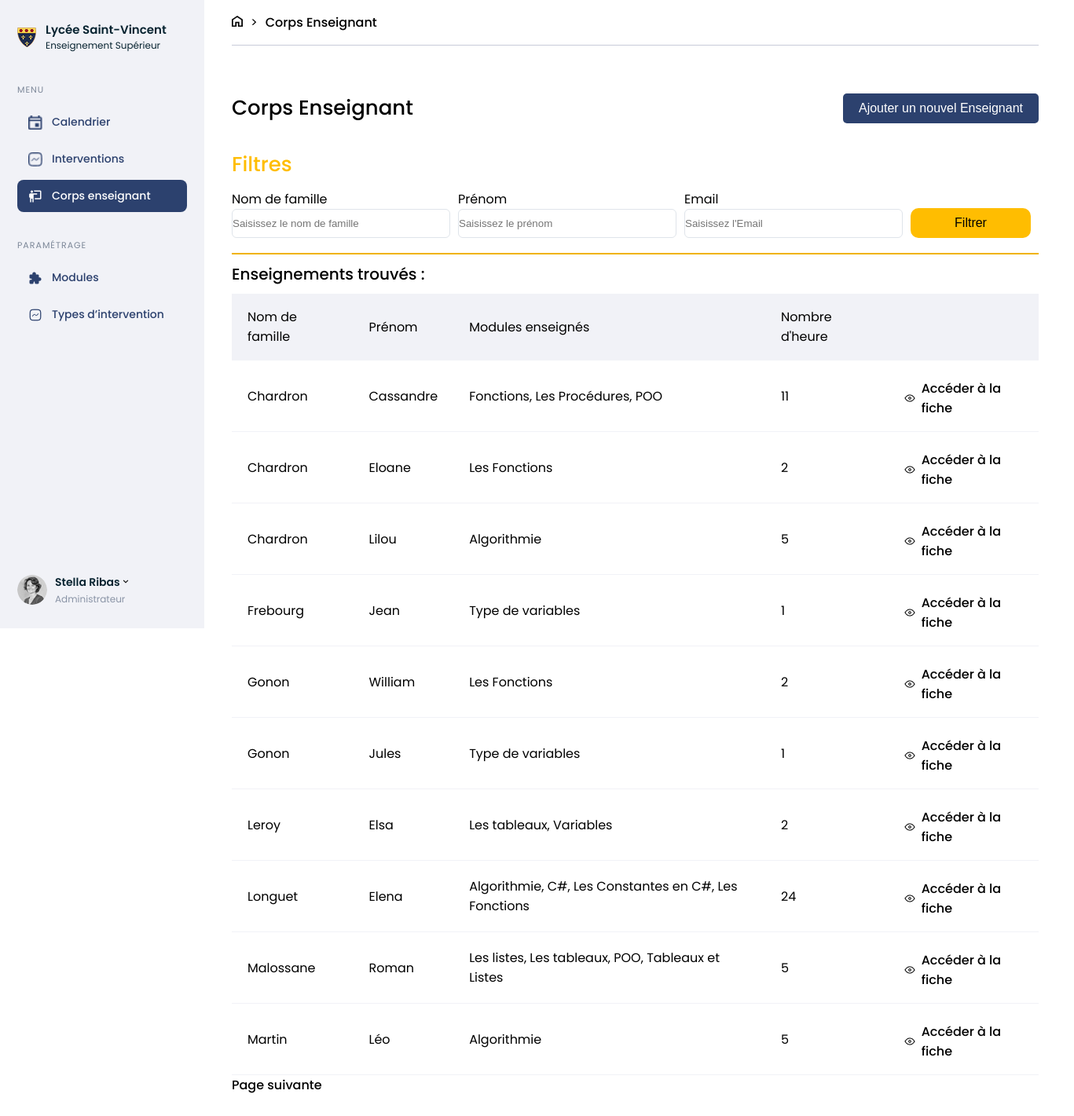
The app's page /corps_enseignant.php (signed in) with its own data.
### tables this page shows
CREATE TABLE IF NOT EXISTS `user` (
  `id` int NOT NULL AUTO_INCREMENT,
  `role` varchar(255) DEFAULT 'Enseignant',
  `email` varchar(255) NOT NULL,
  `last_name` varchar(255) NOT NULL,
  `first_name` varchar(255) NOT NULL,
  `password` varchar(255) DEFAULT NULL,
  PRIMARY KEY (`id`)
);

### database/User_database.php (called while the page is built, shortened)
<?php
function select_infos_table_corps_enseignant($con, $offset){
    $offend = $offset + 10;
    $requete = $con->prepare("
        SELECT u.first_name, u.last_name,
               GROUP_CONCAT(m.name ORDER BY m.name SEPARATOR ', ') AS module,
               SUM(m.hours_count) AS hours_count,
               u.id
        FROM instructor i
        JOIN user u ON i.user_id = u.id
        JOIN instructor_module im ON im.instructor_id = i.id
        JOIN module m ON im.module_id = m.id
        GROUP BY u.id, u.first_name, u.last_name
        ORDER BY u.last_name ASC
        LIMIT :offsetend OFFSET :offset
    ");
    $requete->bindValue(':offsetend', (int) $offend, PDO::PARAM_INT);
    $requete->bindValue(':offset', (int) $offset, PDO::PARAM_INT);
    $requete->execute();
    return $requete->fetchAll(\PDO::FETCH_ASSOC);
}
function select_nb_pages_entier($con){
    $requete = $con->prepare("SELECT count(distinct u.id) AS nblignes FROM instructor i JOIN user u ON i.user_id =u.id JOIN instructor_module im ON im.instructor_id = i.id JOIN module m ON im.module_id = m.id");
    $requete->execute();
    $contenu = $requete->fetchAll(\PDO::FETCH_ASSOC);
    return $contenu;
}

### public/corps_enseignant.php (the view, shortened to what this page needs)
<?php
require_once('inclus/connexion.php');
require_once '../database/User_database.php';
require_once 'inclus/Header.php';
if (empty($_GET["page"])){
    $page = 1;
}
else {
    $page = $_GET['page'];
}
if (empty($_GET['first_name'])) {
    $filtre_prenom = '';
}
else {
    $filtre_prenom = $_GET['first_name'];
}
if (empty($_GET["last_name"])){
    $filtre_nom = '';
}
else {
    $filtre_nom = $_GET["last_name"];
}
if (empty($_GET["email"])){
    $filtre_email = '';
}
else {
    $filtre_email = $_GET["email"];
}
?>
<body>
    <nav>
        <?php require_once('inclus/menu_gestion_licence.php'); ;?>
    </nav>
    <section class="teaching_staff page">
        <div class="breadcrumb">
            <a href="calendrier.php"><img src="assets/home.png" alt=""></a>
            <p>></p>
            <a href="#">Corps Enseignant</a>
        </div>
        <section class="titles-page">
            <div class="align">
                <h3>Corps Enseignant</h3>
                <div class="button">
                    <button command="show-modal" commandfor="dialogs" class="blue-button">Ajouter un nouvel Enseignant</button>
                </div>
            </div>
            <form method="get" action="">
                <h3 class="yellow">Filtres</h3>
                <div class="filter-row">
                    <div class="filter-column">
                        <label name="last_name">Nom de famille</label>
                        <input type="text" name="last_name" placeholder="Saisissez le nom de famille">
                    </div>
                    <div class="filter-column">
                        <label name="first_name">Prénom</label>
                        <input type="text" name="first_name" placeholder="Saisissez le prénom">
                    </div>
                    <div class="filter-column">
                        <label name="email">Email</label>
                        <input type="email" name="email" placeholder="Saisissez l'Email">
                    </div>
                    <button class="yellow-button">Filtrer</button>
                </div>
            </form>
            <h4>Enseignements trouvés : </h4>
            <table class="table">
                <thead>
                    <tr class="columns">
                        <td>Nom de famille</td>
                        <td>Prénom</td>
                        <td>Modules enseignés</td>
                        <td>Nombre d'heure</td>
                        <td></td>
                    </tr>
                </thead>
                <?php
                if (!empty($_GET["first_name"]) || !empty($_GET["last_name"])){
                    $filtre_prenom = '%'.$_GET["first_name"].'%';
                    $filtre_nom = '%'.$_GET["last_name"].'%';
                    $filtre_email = '%'.$_GET["email"].'%';
                    $limit = 10;
                    $offset = $page * $limit - $limit;
                    if (empty($_GET['first_name'])) {
                        $filtre_prenom = '';
                    }
                    if (empty($_GET["last_name"])){
                        $filtre_nom = '';
                    }
                    if (empty($_GET["email"])){
                        $filtre_email = '';
                    }
                    $contenu = infos_module_where($con, $filtre_prenom, $filtre_nom, $filtre_email, $offset);
                    ?>
                    <tbody>
                        <?php
                        foreach ($contenu as $element => $valeur){
                            echo "<tr>";
                            echo "<td>". $valeur["last_name"]. "</td>";
                            echo"<td>". $valeur["first_name"]. "</td>";
                            echo"<td>". $valeur['module']. "</td>";
                            echo"<td>". $valeur['hours_count']. "</td>";
                            ?><td class="table_align"><img src="assets/Oeil.png" alt="">
                            <a href="fiche_enseignant_informations.php?id=<?php echo $valeur['id']; ?>">Accéder à la fiche</a></td>
                            <?php
                        }
                        echo "</tr>";
                        ?>
                    </tbody>
                    <?php
                    $nb_pages = select_nb_pages_filtre($con, $filtre_prenom, $filtre_nom, $filtre_email);
                    $nb_pages = $nb_pages[0]["nblignes"];
                    $nb_pages = $nb_pages = (int)($nb_pages / 10) + 1;
                }
                else {
                    $limit = 10;
                    $offset = $page * $limit - $limit;
                    $contenu = select_infos_table_corps_enseignant($con, $offset);
                    ?>
                    <tbody>
                        <?php
                        foreach ($contenu as $valeurs=>$element) {
                            echo "<tr>";
                            echo "<td>". $element["last_name"]. "</td>";
                            echo"<td>". $element["first_name"]. "</td>";
                            echo"<td>". $element['module']. "</td>";
                            echo"<td>". $element['hours_count']. "</td>";
                            ?><td class="table_align"><img src="assets/Oeil.png" alt="">
                            <a href="fiche_enseignant_informations.php?id=<?php echo $element['id']; ?>">Accéder à la fiche</a></td>
                            <?php
                            echo "</tr>";
                        }
                        ?>
                    </tbody>
                    <?php
                    $nb_pages = select_nb_pages_entier($con);
                    $nb_pages = $nb_pages[0]["nblignes"];
                    $nb_pages = $nb_pages = (int)($nb_pages / 10) + 1;
                }
                ?>
            </table>
            <?php
            if ($_GET["page"] == 1 && $nb_pages == 1){ ?>
                <?php
            }
            else if ($_GET["page"] == $nb_pages){?>
                <a href="corps_enseignant.php?page=<?php echo $page - 1; ?>&first_name=<?php echo $filtre_prenom; ?>&last_name=<?php echo $filtre_nom; ?>&email=<?php echo $filtre_email; ?>">Page précédente </a><?php
            }
            else { ?>
                <a href="corps_enseignant.php?page=<?php echo $page + 1; ?>&first_name=<?php echo $filtre_prenom; ?>&last_name=<?php echo $filtre_nom; ?>&email=<?php echo $filtre_email; ?>"> Page suivante</a><?php
            }
            ?>
        </section>
    </section>
</body>
</html>

### public/style.css (style rules this page uses)
nav { position: fixed; }
.page { margin-left: 250px; width: 1385px; }
.yellow { color: #FFBD01; font-family: Poppins; font-weight: bold; font-style: Medium; font-size: 20px; line-height: 24px; letter-spacing: 0px; }
.filter-column { display: flex; flex-direction: column ; width: 278px; }
.filter-row { display: flex; justify-content: flex-start; flex-direction: row; gap: 20px; align-items: flex-end; border-bottom: #FFBD01 2px solid; padding-bottom: 20px; }
.yellow-button { background-color: #FFBD01; border: none; border-radius: 10px; width: 153px; cursor: pointer; height: 38px; margin-bottom: 10px; }
p, h3 { margin: 0; }
tr { border-bottom: 1px solid #F1F2F7; height: 72px; }
.table_align { display: flex; align-items: center; padding-top: 23px; }
.table_align img { padding-right: 7px; }
.table_align a { text-decoration: none; color: black; }
nav { width: 240px; background-color: #F1F2F7; height: 100vh; }
.breadcrumb { display: inline-flex; height: 57px; width: 100%; align-items: center; gap: 10px; border-bottom: 1px solid #C8CBD9; background-color: white; }
.breadcrumb img { width: 14px; height: 14px; }
body { display: flex; margin: 0; }
.titles-page h3 { font-size: 26px; font-weight: 500; margin: 20px 0px; }
.titles-page h4 { font-size: 20px; font-weight: 500; margin: 10px 0px; }
.blue-button { padding: 10px 20px; background-color: #2C416E; color: white; text-align: center; border-radius: 5px; display: inline-block; border: unset; }
.align { display: flex; justify-content: space-between; align-items: center; margin-top: 40px; }
td { padding: 17px 20px; }
table { width: 100%; border-collapse: collapse; }
.columns { background-color: #F1F2F7; }
* { box-sizing: 0; }
form { margin-top: 20px; }
label { font-weight: 400; font-size: 16px; }
form { width: 100%; }
input, select { padding: 10px 0px; border: 1px solid #DFE4EA; border-radius: 6px; margin-bottom: 10px; }
button { font-weight: 500; font-size: 16px; }
a { text-decoration: none; color: black; font-weight: 500; }
.teaching_staff { padding: 0px 45px 45px 45px; font-family: Poppins; }
.filter-row { width: 100%; display: flex; align-items: flex-end; gap: 10px; padding-bottom: 9px; border-bottom: 2px solid #f0b300; }

### records on screen
user: last_name "Chardron", first_name "Cassandre", module "Fonctions, Les Procédures, POO", hours_count "11"
user: last_name "Chardron", first_name "Eloane", module "Les Fonctions", hours_count "2"
user: last_name "Chardron", first_name "Lilou", module "Algorithmie", hours_count "5"
user: last_name "Frebourg", first_name "Jean", module "Type de variables", hours_count "1"
user: last_name "Gonon", first_name "William", module "Les Fonctions", hours_count "2"
user: last_name "Gonon", first_name "Jules", module "Type de variables", hours_count "1"
user: last_name "Leroy", first_name "Elsa", module "Les tableaux, Variables", hours_count "2"
user: last_name "Longuet", first_name "Elena", module "Algorithmie, C#, Les Constantes en C#, Les Fonctions", hours_count "24"
user: last_name "Malossane", first_name "Roman", module "Les listes, Les tableaux, POO, Tableaux et Listes", hours_count "5"
user: last_name "Martin", first_name "Léo", module "Algorithmie", hours_count "5"
